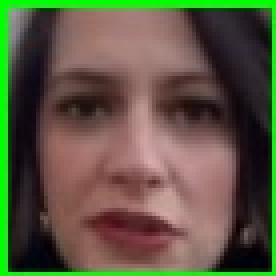
#> input picture temp_roi.jpg, 69 x 69 px, given in place of the camera (shown 4 times larger)
$ python Vivo_morto_ok.py   (older library calls are emulated)
#> lines starting #> are read from the running program, lines starting #| are printed output that depends on the picture; after the words box and inside, x2 and y2 are one past the last pixel; in counts of white or black regions, pixels touching at a corner belong together
import cv2
import numpy as np

# Função para calcular a variação de textura e reflexos
def analyze_texture_and_reflection(roi):
    gray_roi = cv2.cvtColor(roi, cv2.COLOR_BGR2GRAY)

    # Variância do Laplaciano (textura)
    laplacian_var = cv2.Laplacian(gray_roi, cv2.CV_64F).var()

    # Brilho médio (reflexos)
    mean_brightness = np.mean(gray_roi)

    return laplacian_var, mean_brightness

# Função para simular análise de profundidade com gradientes
def simulate_depth_analysis(roi):
    gray_roi = cv2.cvtColor(roi, cv2.COLOR_BGR2GRAY)

    # Gradiente horizontal e vertical
    grad_x = cv2.Sobel(gray_roi, cv2.CV_64F, 1, 0, ksize=3)
    grad_y = cv2.Sobel(gray_roi, cv2.CV_64F, 0, 1, ksize=3)

    # Magnitude do gradiente
    gradient_magnitude = np.sqrt(grad_x**2 + grad_y**2)
    depth_score = np.mean(gradient_magnitude)  # Média dos gradientes

    return depth_score

# Inicializar captura da câmera
cap = cv2.VideoCapture(2)

# Configurar detecção facial
face_cascade = cv2.CascadeClassifier(cv2.data.haarcascades + 'haarcascade_frontalface_default.xml')

# Criar janela única
cv2.namedWindow("Detecção de Vivacidade", cv2.WINDOW_NORMAL)

while True:
    ret, frame = cap.read()
#> frame is the input picture: shape (69, 69, 3); mean B, G, R 65.9, 87.8, 91.8
    if not ret:
        print("Erro ao capturar o quadro da câmera.")
        break

    gray = cv2.cvtColor(frame, cv2.COLOR_BGR2GRAY)
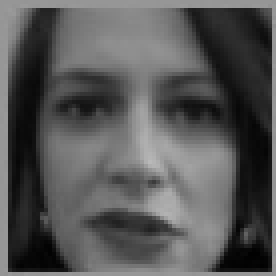
#> gray: shape (69, 69) (shown 4 times larger); min 1, max 185, mean 86.5
    faces = face_cascade.detectMultiScale(gray, scaleFactor=1.1, minNeighbors=5)
#> faces = [[4, 4, 59, 59]]

    for (x, y, w, h) in faces:
        # Extrair ROI do rosto detectado
        roi_frame = frame[y:y+h, x:x+w]

        # Analisar textura e reflexos
        laplacian_var, mean_brightness = analyze_texture_and_reflection(roi_frame)

        # Simular análise de profundidade
        depth_score = simulate_depth_analysis(roi_frame)

        # Decidir se é uma pessoa viva ou uma imagem
        if laplacian_var < 50 or mean_brightness > 250 or depth_score < 10:
            label = "Dead"
            color = (0, 0, 255)  # Vermelho
        else:
            label = "Life"
            color = (0, 255, 0)  # Verde

        # Desenhar rótulo e caixa ao redor do rosto detectado
        cv2.rectangle(frame, (x, y), (x+w, y+h), color, 2)
        cv2.putText(frame, label, (x, y - 10), cv2.FONT_HERSHEY_SIMPLEX,
                    0.8, color, 2)
#> this loop made 1 pass
#> (x, y, w, h, laplacian_var, mean_brightness, depth_score, label) on pass 1: (4, 4, 59, 59, 189.8, 86.83, 77.09, 'Life')
#> pass 1, `roi_frame = frame[y:y+h, x:x+w]`:
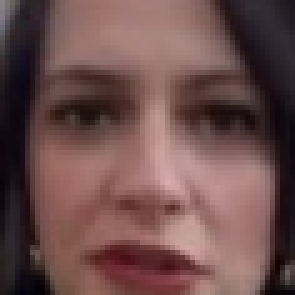
#> roi_frame: shape (59, 59, 3) (shown 5 times larger); mean B, G, R 76.4, 77.8, 108.6
#> pass 1, in analyze_texture_and_reflection, `gray_roi = cv2.cvtColor(roi, cv2.COLOR_BGR2GRAY)`:
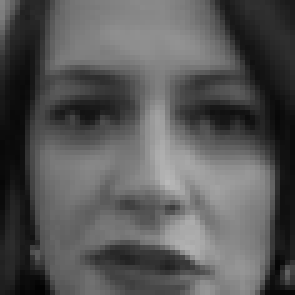
#> gray_roi: shape (59, 59) (shown 5 times larger); min 2, max 185, mean 86.8
#> pass 1, in simulate_depth_analysis, `grad_x = cv2.Sobel(gray_roi, cv2.CV_64F, 1, 0, ksize=3)`:
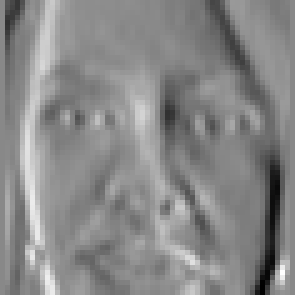
#> grad_x: shape (59, 59) float64 (shown 5 times larger); min -356, max 308, mean -1; drawn with min black and max white
#> pass 1, in simulate_depth_analysis, `grad_y = cv2.Sobel(gray_roi, cv2.CV_64F, 0, 1, ksize=3)`:
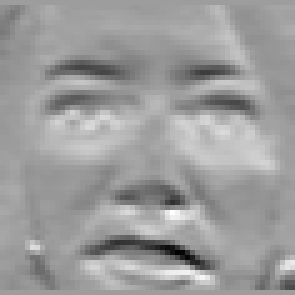
#> grad_y: shape (59, 59) float64 (shown 5 times larger); min -393, max 243, mean -1.7; drawn with min black and max white
#> after the loop:
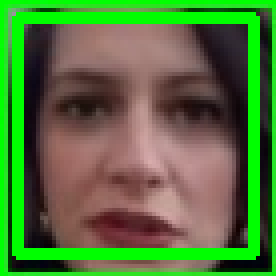
#> frame: shape (69, 69, 3) (shown 4 times larger); 14.79% of pixels changed, all inside (x1, y1, x2, y2) = (3, 3, 65, 65)
#> after the loop:
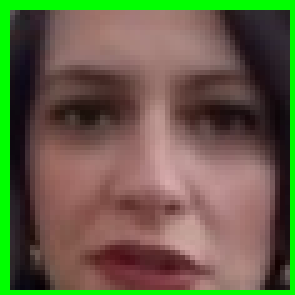
#> roi_frame: shape (59, 59, 3) (shown 5 times larger); 9.91% of pixels changed, all inside (x1, y1, x2, y2) = (0, 0, 59, 59)

    # Mostrar o vídeo com as detecções
    cv2.imshow("Detecção de Vivacidade", frame)

    if cv2.waitKey(1) & 0xFF == ord('q'):
#> (key q is pressed here)
        break

cap.release()
cv2.destroyAllWindows()
